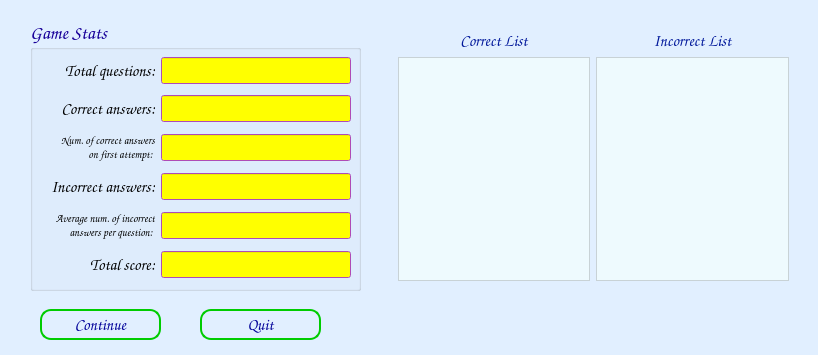
<?xml version="1.0" encoding="UTF-8"?>
<ui version="4.0">
 <class>end_of_game</class>
 <widget class="QWidget" name="end_of_game">
  <property name="geometry">
   <rect>
    <x>0</x>
    <y>0</y>
    <width>818</width>
    <height>355</height>
   </rect>
  </property>
  <property name="minimumSize">
   <size>
    <width>647</width>
    <height>355</height>
   </size>
  </property>
  <property name="palette">
   <palette>
    <active>
     <colorrole role="Base">
      <brush brushstyle="SolidPattern">
       <color alpha="255">
        <red>255</red>
        <green>255</green>
        <blue>255</blue>
       </color>
      </brush>
     </colorrole>
     <colorrole role="Window">
      <brush brushstyle="SolidPattern">
       <color alpha="255">
        <red>225</red>
        <green>239</green>
        <blue>255</blue>
       </color>
      </brush>
     </colorrole>
    </active>
    <inactive>
     <colorrole role="Base">
      <brush brushstyle="SolidPattern">
       <color alpha="255">
        <red>255</red>
        <green>255</green>
        <blue>255</blue>
       </color>
      </brush>
     </colorrole>
     <colorrole role="Window">
      <brush brushstyle="SolidPattern">
       <color alpha="255">
        <red>225</red>
        <green>239</green>
        <blue>255</blue>
       </color>
      </brush>
     </colorrole>
    </inactive>
    <disabled>
     <colorrole role="Base">
      <brush brushstyle="SolidPattern">
       <color alpha="255">
        <red>225</red>
        <green>239</green>
        <blue>255</blue>
       </color>
      </brush>
     </colorrole>
     <colorrole role="Window">
      <brush brushstyle="SolidPattern">
       <color alpha="255">
        <red>225</red>
        <green>239</green>
        <blue>255</blue>
       </color>
      </brush>
     </colorrole>
    </disabled>
   </palette>
  </property>
  <property name="windowTitle">
   <string>Summary</string>
  </property>
  <widget class="QGroupBox" name="groupBox">
   <property name="geometry">
    <rect>
     <x>30</x>
     <y>20</y>
     <width>331</width>
     <height>271</height>
    </rect>
   </property>
   <property name="minimumSize">
    <size>
     <width>301</width>
     <height>271</height>
    </size>
   </property>
   <property name="palette">
    <palette>
     <active>
      <colorrole role="WindowText">
       <brush brushstyle="SolidPattern">
        <color alpha="255">
         <red>24</red>
         <green>0</green>
         <blue>153</blue>
        </color>
       </brush>
      </colorrole>
      <colorrole role="ButtonText">
       <brush brushstyle="SolidPattern">
        <color alpha="255">
         <red>89</red>
         <green>255</green>
         <blue>80</blue>
        </color>
       </brush>
      </colorrole>
      <colorrole role="Base">
       <brush brushstyle="SolidPattern">
        <color alpha="255">
         <red>255</red>
         <green>255</green>
         <blue>0</blue>
        </color>
       </brush>
      </colorrole>
      <colorrole role="Window">
       <brush brushstyle="SolidPattern">
        <color alpha="255">
         <red>243</red>
         <green>106</green>
         <blue>255</blue>
        </color>
       </brush>
      </colorrole>
      <colorrole role="Highlight">
       <brush brushstyle="SolidPattern">
        <color alpha="255">
         <red>0</red>
         <green>243</green>
         <blue>255</blue>
        </color>
       </brush>
      </colorrole>
      <colorrole role="HighlightedText">
       <brush brushstyle="SolidPattern">
        <color alpha="255">
         <red>170</red>
         <green>0</green>
         <blue>0</blue>
        </color>
       </brush>
      </colorrole>
      <colorrole role="ToolTipText">
       <brush brushstyle="SolidPattern">
        <color alpha="255">
         <red>255</red>
         <green>0</green>
         <blue>4</blue>
        </color>
       </brush>
      </colorrole>
     </active>
     <inactive>
      <colorrole role="WindowText">
       <brush brushstyle="SolidPattern">
        <color alpha="255">
         <red>24</red>
         <green>0</green>
         <blue>153</blue>
        </color>
       </brush>
      </colorrole>
      <colorrole role="ButtonText">
       <brush brushstyle="SolidPattern">
        <color alpha="255">
         <red>89</red>
         <green>255</green>
         <blue>80</blue>
        </color>
       </brush>
      </colorrole>
      <colorrole role="Base">
       <brush brushstyle="SolidPattern">
        <color alpha="255">
         <red>255</red>
         <green>255</green>
         <blue>0</blue>
        </color>
       </brush>
      </colorrole>
      <colorrole role="Window">
       <brush brushstyle="SolidPattern">
        <color alpha="255">
         <red>243</red>
         <green>106</green>
         <blue>255</blue>
        </color>
       </brush>
      </colorrole>
      <colorrole role="Highlight">
       <brush brushstyle="SolidPattern">
        <color alpha="255">
         <red>0</red>
         <green>243</green>
         <blue>255</blue>
        </color>
       </brush>
      </colorrole>
      <colorrole role="HighlightedText">
       <brush brushstyle="SolidPattern">
        <color alpha="255">
         <red>170</red>
         <green>0</green>
         <blue>0</blue>
        </color>
       </brush>
      </colorrole>
      <colorrole role="ToolTipText">
       <brush brushstyle="SolidPattern">
        <color alpha="255">
         <red>255</red>
         <green>0</green>
         <blue>4</blue>
        </color>
       </brush>
      </colorrole>
     </inactive>
     <disabled>
      <colorrole role="WindowText">
       <brush brushstyle="SolidPattern">
        <color alpha="255">
         <red>120</red>
         <green>120</green>
         <blue>120</blue>
        </color>
       </brush>
      </colorrole>
      <colorrole role="ButtonText">
       <brush brushstyle="SolidPattern">
        <color alpha="255">
         <red>120</red>
         <green>120</green>
         <blue>120</blue>
        </color>
       </brush>
      </colorrole>
      <colorrole role="Base">
       <brush brushstyle="SolidPattern">
        <color alpha="255">
         <red>243</red>
         <green>106</green>
         <blue>255</blue>
        </color>
       </brush>
      </colorrole>
      <colorrole role="Window">
       <brush brushstyle="SolidPattern">
        <color alpha="255">
         <red>243</red>
         <green>106</green>
         <blue>255</blue>
        </color>
       </brush>
      </colorrole>
      <colorrole role="Highlight">
       <brush brushstyle="SolidPattern">
        <color alpha="255">
         <red>51</red>
         <green>153</green>
         <blue>255</blue>
        </color>
       </brush>
      </colorrole>
      <colorrole role="HighlightedText">
       <brush brushstyle="SolidPattern">
        <color alpha="255">
         <red>170</red>
         <green>0</green>
         <blue>0</blue>
        </color>
       </brush>
      </colorrole>
      <colorrole role="ToolTipText">
       <brush brushstyle="SolidPattern">
        <color alpha="255">
         <red>255</red>
         <green>0</green>
         <blue>4</blue>
        </color>
       </brush>
      </colorrole>
     </disabled>
    </palette>
   </property>
   <property name="font">
    <font>
     <family>Comic Sans MS</family>
     <pointsize>14</pointsize>
    </font>
   </property>
   <property name="autoFillBackground">
    <bool>false</bool>
   </property>
   <property name="title">
    <string>Game Stats</string>
   </property>
   <widget class="QWidget" name="">
    <property name="geometry">
     <rect>
      <x>20</x>
      <y>32</y>
      <width>301</width>
      <height>231</height>
     </rect>
    </property>
    <layout class="QGridLayout" name="gridLayout">
     <item row="3" column="1">
      <widget class="QLineEdit" name="correctFirstTryText">
       <property name="font">
        <font>
         <family>MS Shell Dlg 2</family>
         <pointsize>12</pointsize>
        </font>
       </property>
       <property name="alignment">
        <set>Qt::AlignLeading|Qt::AlignLeft|Qt::AlignVCenter</set>
       </property>
       <property name="readOnly">
        <bool>true</bool>
       </property>
      </widget>
     </item>
     <item row="1" column="1">
      <widget class="QLineEdit" name="totalText">
       <property name="font">
        <font>
         <family>MS Shell Dlg 2</family>
         <pointsize>12</pointsize>
        </font>
       </property>
       <property name="alignment">
        <set>Qt::AlignLeading|Qt::AlignLeft|Qt::AlignVCenter</set>
       </property>
       <property name="readOnly">
        <bool>true</bool>
       </property>
      </widget>
     </item>
     <item row="4" column="1">
      <widget class="QLineEdit" name="incorrectText">
       <property name="font">
        <font>
         <family>MS Shell Dlg 2</family>
         <pointsize>12</pointsize>
        </font>
       </property>
       <property name="alignment">
        <set>Qt::AlignLeading|Qt::AlignLeft|Qt::AlignVCenter</set>
       </property>
       <property name="readOnly">
        <bool>true</bool>
       </property>
      </widget>
     </item>
     <item row="6" column="0">
      <widget class="QLabel" name="label_8">
       <property name="palette">
        <palette>
         <active>
          <colorrole role="WindowText">
           <brush brushstyle="SolidPattern">
            <color alpha="255">
             <red>0</red>
             <green>0</green>
             <blue>0</blue>
            </color>
           </brush>
          </colorrole>
         </active>
         <inactive>
          <colorrole role="WindowText">
           <brush brushstyle="SolidPattern">
            <color alpha="255">
             <red>0</red>
             <green>0</green>
             <blue>0</blue>
            </color>
           </brush>
          </colorrole>
         </inactive>
         <disabled>
          <colorrole role="WindowText">
           <brush brushstyle="SolidPattern">
            <color alpha="255">
             <red>120</red>
             <green>120</green>
             <blue>120</blue>
            </color>
           </brush>
          </colorrole>
         </disabled>
        </palette>
       </property>
       <property name="font">
        <font>
         <pointsize>12</pointsize>
        </font>
       </property>
       <property name="text">
        <string>Total score:</string>
       </property>
       <property name="alignment">
        <set>Qt::AlignRight|Qt::AlignTrailing|Qt::AlignVCenter</set>
       </property>
      </widget>
     </item>
     <item row="4" column="0">
      <widget class="QLabel" name="label_2">
       <property name="palette">
        <palette>
         <active>
          <colorrole role="WindowText">
           <brush brushstyle="SolidPattern">
            <color alpha="255">
             <red>0</red>
             <green>0</green>
             <blue>0</blue>
            </color>
           </brush>
          </colorrole>
         </active>
         <inactive>
          <colorrole role="WindowText">
           <brush brushstyle="SolidPattern">
            <color alpha="255">
             <red>0</red>
             <green>0</green>
             <blue>0</blue>
            </color>
           </brush>
          </colorrole>
         </inactive>
         <disabled>
          <colorrole role="WindowText">
           <brush brushstyle="SolidPattern">
            <color alpha="255">
             <red>120</red>
             <green>120</green>
             <blue>120</blue>
            </color>
           </brush>
          </colorrole>
         </disabled>
        </palette>
       </property>
       <property name="font">
        <font>
         <pointsize>12</pointsize>
        </font>
       </property>
       <property name="text">
        <string>Incorrect answers:</string>
       </property>
       <property name="alignment">
        <set>Qt::AlignRight|Qt::AlignTrailing|Qt::AlignVCenter</set>
       </property>
      </widget>
     </item>
     <item row="3" column="0">
      <widget class="QLabel" name="label_7">
       <property name="palette">
        <palette>
         <active>
          <colorrole role="WindowText">
           <brush brushstyle="SolidPattern">
            <color alpha="255">
             <red>0</red>
             <green>0</green>
             <blue>0</blue>
            </color>
           </brush>
          </colorrole>
         </active>
         <inactive>
          <colorrole role="WindowText">
           <brush brushstyle="SolidPattern">
            <color alpha="255">
             <red>0</red>
             <green>0</green>
             <blue>0</blue>
            </color>
           </brush>
          </colorrole>
         </inactive>
         <disabled>
          <colorrole role="WindowText">
           <brush brushstyle="SolidPattern">
            <color alpha="255">
             <red>120</red>
             <green>120</green>
             <blue>120</blue>
            </color>
           </brush>
          </colorrole>
         </disabled>
        </palette>
       </property>
       <property name="font">
        <font>
         <pointsize>8</pointsize>
        </font>
       </property>
       <property name="text">
        <string>&lt;html&gt;&lt;head/&gt;&lt;body&gt;
&lt;p &gt;
Num. of correct answers on first attempt:
&lt;/p&gt;&lt;/body&gt;&lt;/html&gt;</string>
       </property>
       <property name="alignment">
        <set>Qt::AlignRight|Qt::AlignTrailing|Qt::AlignVCenter</set>
       </property>
       <property name="wordWrap">
        <bool>true</bool>
       </property>
      </widget>
     </item>
     <item row="5" column="1">
      <widget class="QLineEdit" name="incorrectAvgText">
       <property name="font">
        <font>
         <family>MS Shell Dlg 2</family>
         <pointsize>12</pointsize>
        </font>
       </property>
       <property name="alignment">
        <set>Qt::AlignLeading|Qt::AlignLeft|Qt::AlignVCenter</set>
       </property>
       <property name="readOnly">
        <bool>true</bool>
       </property>
      </widget>
     </item>
     <item row="2" column="0">
      <widget class="QLabel" name="label">
       <property name="palette">
        <palette>
         <active>
          <colorrole role="WindowText">
           <brush brushstyle="SolidPattern">
            <color alpha="255">
             <red>0</red>
             <green>0</green>
             <blue>0</blue>
            </color>
           </brush>
          </colorrole>
         </active>
         <inactive>
          <colorrole role="WindowText">
           <brush brushstyle="SolidPattern">
            <color alpha="255">
             <red>0</red>
             <green>0</green>
             <blue>0</blue>
            </color>
           </brush>
          </colorrole>
         </inactive>
         <disabled>
          <colorrole role="WindowText">
           <brush brushstyle="SolidPattern">
            <color alpha="255">
             <red>120</red>
             <green>120</green>
             <blue>120</blue>
            </color>
           </brush>
          </colorrole>
         </disabled>
        </palette>
       </property>
       <property name="font">
        <font>
         <pointsize>12</pointsize>
        </font>
       </property>
       <property name="text">
        <string>Correct answers:</string>
       </property>
       <property name="alignment">
        <set>Qt::AlignRight|Qt::AlignTrailing|Qt::AlignVCenter</set>
       </property>
      </widget>
     </item>
     <item row="6" column="1">
      <widget class="QLineEdit" name="scoreText">
       <property name="font">
        <font>
         <family>MS Shell Dlg 2</family>
         <pointsize>12</pointsize>
        </font>
       </property>
       <property name="alignment">
        <set>Qt::AlignLeading|Qt::AlignLeft|Qt::AlignVCenter</set>
       </property>
       <property name="readOnly">
        <bool>true</bool>
       </property>
      </widget>
     </item>
     <item row="2" column="1">
      <widget class="QLineEdit" name="correctText">
       <property name="font">
        <font>
         <family>MS Shell Dlg 2</family>
         <pointsize>12</pointsize>
        </font>
       </property>
       <property name="alignment">
        <set>Qt::AlignLeading|Qt::AlignLeft|Qt::AlignVCenter</set>
       </property>
       <property name="readOnly">
        <bool>true</bool>
       </property>
      </widget>
     </item>
     <item row="5" column="0">
      <widget class="QLabel" name="label_6">
       <property name="palette">
        <palette>
         <active>
          <colorrole role="WindowText">
           <brush brushstyle="SolidPattern">
            <color alpha="255">
             <red>0</red>
             <green>0</green>
             <blue>0</blue>
            </color>
           </brush>
          </colorrole>
         </active>
         <inactive>
          <colorrole role="WindowText">
           <brush brushstyle="SolidPattern">
            <color alpha="255">
             <red>0</red>
             <green>0</green>
             <blue>0</blue>
            </color>
           </brush>
          </colorrole>
         </inactive>
         <disabled>
          <colorrole role="WindowText">
           <brush brushstyle="SolidPattern">
            <color alpha="255">
             <red>120</red>
             <green>120</green>
             <blue>120</blue>
            </color>
           </brush>
          </colorrole>
         </disabled>
        </palette>
       </property>
       <property name="font">
        <font>
         <pointsize>8</pointsize>
        </font>
       </property>
       <property name="text">
        <string>&lt;html&gt;&lt;head/&gt;&lt;body&gt;
&lt;p &gt;
Average num. of incorrect answers per question:
&lt;/p&gt;&lt;/body&gt;&lt;/html&gt;</string>
       </property>
       <property name="alignment">
        <set>Qt::AlignRight|Qt::AlignTrailing|Qt::AlignVCenter</set>
       </property>
       <property name="wordWrap">
        <bool>true</bool>
       </property>
      </widget>
     </item>
     <item row="1" column="0">
      <widget class="QLabel" name="label_3">
       <property name="palette">
        <palette>
         <active>
          <colorrole role="WindowText">
           <brush brushstyle="SolidPattern">
            <color alpha="255">
             <red>0</red>
             <green>0</green>
             <blue>0</blue>
            </color>
           </brush>
          </colorrole>
         </active>
         <inactive>
          <colorrole role="WindowText">
           <brush brushstyle="SolidPattern">
            <color alpha="255">
             <red>0</red>
             <green>0</green>
             <blue>0</blue>
            </color>
           </brush>
          </colorrole>
         </inactive>
         <disabled>
          <colorrole role="WindowText">
           <brush brushstyle="SolidPattern">
            <color alpha="255">
             <red>120</red>
             <green>120</green>
             <blue>120</blue>
            </color>
           </brush>
          </colorrole>
         </disabled>
        </palette>
       </property>
       <property name="font">
        <font>
         <pointsize>12</pointsize>
        </font>
       </property>
       <property name="text">
        <string>Total questions:</string>
       </property>
       <property name="alignment">
        <set>Qt::AlignRight|Qt::AlignTrailing|Qt::AlignVCenter</set>
       </property>
      </widget>
     </item>
    </layout>
   </widget>
  </widget>
  <widget class="QPushButton" name="continueButton">
   <property name="geometry">
    <rect>
     <x>40</x>
     <y>309</y>
     <width>121</width>
     <height>31</height>
    </rect>
   </property>
   <property name="font">
    <font>
     <family>Comic Sans MS</family>
     <pointsize>12</pointsize>
    </font>
   </property>
   <property name="styleSheet">
    <string notr="true">QPushButton {
color: #000099;
border: 2px solid #00cc00;
border-radius: 11px;
padding: 5px;
background: qradialgradient(cx: 0.3, cy: -0.4,
fx: 0.3, fy: -0.4,
radius: 1.35, stop: 0 #fff, stop: 1 #00cc00);
min-width: 80px;
}

QPushButton:hover {
border: 2px solid #00b300;
background: qradialgradient(cx: 0.3, cy: -0.4,
fx: 0.3, fy: -0.4,
radius: 1.35, stop: 0 #fff, stop: 1 #00b300);
}

QPushButton:pressed {
border: 2px solid #00cc00;
background: qradialgradient(cx: 0.4, cy: -0.1,
fx: 0.4, fy: -0.1,
radius: 1.35, stop: 0 #fff, stop: 1 #00cc00);
}</string>
   </property>
   <property name="text">
    <string>Continue</string>
   </property>
  </widget>
  <widget class="QPushButton" name="quitButton">
   <property name="geometry">
    <rect>
     <x>200</x>
     <y>309</y>
     <width>121</width>
     <height>31</height>
    </rect>
   </property>
   <property name="font">
    <font>
     <family>Comic Sans MS</family>
     <pointsize>12</pointsize>
    </font>
   </property>
   <property name="styleSheet">
    <string notr="true">QPushButton {
color: #000099;
border: 2px solid #00cc00;
border-radius: 11px;
padding: 1px;
background: qradialgradient(cx: 0.3, cy: -0.4,
fx: 0.3, fy: -0.4,
radius: 1.35, stop: 0 #fff, stop: 1 #00cc00);
min-width: 80px;
}

QPushButton:hover {
border: 2px solid #00b300;
background: qradialgradient(cx: 0.3, cy: -0.4,
fx: 0.3, fy: -0.4,
radius: 1.35, stop: 0 #fff, stop: 1 #00b300);
}

QPushButton:pressed {
border: 2px solid #00cc00;
background: qradialgradient(cx: 0.4, cy: -0.1,
fx: 0.4, fy: -0.1,
radius: 1.35, stop: 0 #fff, stop: 1 #00cc00);
}</string>
   </property>
   <property name="text">
    <string>Quit</string>
   </property>
  </widget>
  <widget class="QWidget" name="">
   <property name="geometry">
    <rect>
     <x>398</x>
     <y>30</y>
     <width>391</width>
     <height>251</height>
    </rect>
   </property>
   <layout class="QGridLayout" name="gridLayout_2">
    <item row="0" column="0">
     <widget class="QLabel" name="label_4">
      <property name="palette">
       <palette>
        <active>
         <colorrole role="WindowText">
          <brush brushstyle="SolidPattern">
           <color alpha="255">
            <red>0</red>
            <green>23</green>
            <blue>154</blue>
           </color>
          </brush>
         </colorrole>
        </active>
        <inactive>
         <colorrole role="WindowText">
          <brush brushstyle="SolidPattern">
           <color alpha="255">
            <red>0</red>
            <green>23</green>
            <blue>154</blue>
           </color>
          </brush>
         </colorrole>
        </inactive>
        <disabled>
         <colorrole role="WindowText">
          <brush brushstyle="SolidPattern">
           <color alpha="255">
            <red>120</red>
            <green>120</green>
            <blue>120</blue>
           </color>
          </brush>
         </colorrole>
        </disabled>
       </palette>
      </property>
      <property name="font">
       <font>
        <family>Comic Sans MS</family>
        <pointsize>12</pointsize>
       </font>
      </property>
      <property name="text">
       <string>Correct List</string>
      </property>
      <property name="alignment">
       <set>Qt::AlignCenter</set>
      </property>
     </widget>
    </item>
    <item row="0" column="1">
     <widget class="QLabel" name="label_5">
      <property name="palette">
       <palette>
        <active>
         <colorrole role="WindowText">
          <brush brushstyle="SolidPattern">
           <color alpha="255">
            <red>0</red>
            <green>23</green>
            <blue>154</blue>
           </color>
          </brush>
         </colorrole>
        </active>
        <inactive>
         <colorrole role="WindowText">
          <brush brushstyle="SolidPattern">
           <color alpha="255">
            <red>0</red>
            <green>23</green>
            <blue>154</blue>
           </color>
          </brush>
         </colorrole>
        </inactive>
        <disabled>
         <colorrole role="WindowText">
          <brush brushstyle="SolidPattern">
           <color alpha="255">
            <red>120</red>
            <green>120</green>
            <blue>120</blue>
           </color>
          </brush>
         </colorrole>
        </disabled>
       </palette>
      </property>
      <property name="font">
       <font>
        <family>Comic Sans MS</family>
        <pointsize>12</pointsize>
       </font>
      </property>
      <property name="text">
       <string>Incorrect List</string>
      </property>
      <property name="alignment">
       <set>Qt::AlignCenter</set>
      </property>
     </widget>
    </item>
    <item row="1" column="0">
     <widget class="QTextEdit" name="correctTextEdit">
      <property name="palette">
       <palette>
        <active>
         <colorrole role="WindowText">
          <brush brushstyle="SolidPattern">
           <color alpha="255">
            <red>12</red>
            <green>165</green>
            <blue>22</blue>
           </color>
          </brush>
         </colorrole>
         <colorrole role="Text">
          <brush brushstyle="SolidPattern">
           <color alpha="255">
            <red>32</red>
            <green>145</green>
            <blue>11</blue>
           </color>
          </brush>
         </colorrole>
         <colorrole role="Base">
          <brush brushstyle="SolidPattern">
           <color alpha="175">
            <red>243</red>
            <green>255</green>
            <blue>254</blue>
           </color>
          </brush>
         </colorrole>
         <colorrole role="Window">
          <brush brushstyle="SolidPattern">
           <color alpha="175">
            <red>243</red>
            <green>255</green>
            <blue>254</blue>
           </color>
          </brush>
         </colorrole>
        </active>
        <inactive>
         <colorrole role="WindowText">
          <brush brushstyle="SolidPattern">
           <color alpha="255">
            <red>12</red>
            <green>165</green>
            <blue>22</blue>
           </color>
          </brush>
         </colorrole>
         <colorrole role="Text">
          <brush brushstyle="SolidPattern">
           <color alpha="255">
            <red>32</red>
            <green>145</green>
            <blue>11</blue>
           </color>
          </brush>
         </colorrole>
         <colorrole role="Base">
          <brush brushstyle="SolidPattern">
           <color alpha="175">
            <red>243</red>
            <green>255</green>
            <blue>254</blue>
           </color>
          </brush>
         </colorrole>
         <colorrole role="Window">
          <brush brushstyle="SolidPattern">
           <color alpha="175">
            <red>243</red>
            <green>255</green>
            <blue>254</blue>
           </color>
          </brush>
         </colorrole>
        </inactive>
        <disabled>
         <colorrole role="WindowText">
          <brush brushstyle="SolidPattern">
           <color alpha="255">
            <red>120</red>
            <green>120</green>
            <blue>120</blue>
           </color>
          </brush>
         </colorrole>
         <colorrole role="Text">
          <brush brushstyle="SolidPattern">
           <color alpha="255">
            <red>120</red>
            <green>120</green>
            <blue>120</blue>
           </color>
          </brush>
         </colorrole>
         <colorrole role="Base">
          <brush brushstyle="SolidPattern">
           <color alpha="175">
            <red>243</red>
            <green>255</green>
            <blue>254</blue>
           </color>
          </brush>
         </colorrole>
         <colorrole role="Window">
          <brush brushstyle="SolidPattern">
           <color alpha="175">
            <red>243</red>
            <green>255</green>
            <blue>254</blue>
           </color>
          </brush>
         </colorrole>
        </disabled>
       </palette>
      </property>
      <property name="font">
       <font>
        <family>Comic Sans MS</family>
        <pointsize>10</pointsize>
       </font>
      </property>
      <property name="verticalScrollBarPolicy">
       <enum>Qt::ScrollBarAsNeeded</enum>
      </property>
      <property name="readOnly">
       <bool>true</bool>
      </property>
     </widget>
    </item>
    <item row="1" column="1">
     <widget class="QTextEdit" name="incorrectTextEdit">
      <property name="palette">
       <palette>
        <active>
         <colorrole role="WindowText">
          <brush brushstyle="SolidPattern">
           <color alpha="255">
            <red>140</red>
            <green>27</green>
            <blue>4</blue>
           </color>
          </brush>
         </colorrole>
         <colorrole role="Text">
          <brush brushstyle="SolidPattern">
           <color alpha="255">
            <red>149</red>
            <green>48</green>
            <blue>31</blue>
           </color>
          </brush>
         </colorrole>
         <colorrole role="Base">
          <brush brushstyle="SolidPattern">
           <color alpha="175">
            <red>243</red>
            <green>255</green>
            <blue>254</blue>
           </color>
          </brush>
         </colorrole>
         <colorrole role="Window">
          <brush brushstyle="SolidPattern">
           <color alpha="175">
            <red>243</red>
            <green>255</green>
            <blue>254</blue>
           </color>
          </brush>
         </colorrole>
        </active>
        <inactive>
         <colorrole role="WindowText">
          <brush brushstyle="SolidPattern">
           <color alpha="255">
            <red>140</red>
            <green>27</green>
            <blue>4</blue>
           </color>
          </brush>
         </colorrole>
         <colorrole role="Text">
          <brush brushstyle="SolidPattern">
           <color alpha="255">
            <red>149</red>
            <green>48</green>
            <blue>31</blue>
           </color>
          </brush>
         </colorrole>
         <colorrole role="Base">
          <brush brushstyle="SolidPattern">
           <color alpha="175">
            <red>243</red>
            <green>255</green>
            <blue>254</blue>
           </color>
          </brush>
         </colorrole>
         <colorrole role="Window">
          <brush brushstyle="SolidPattern">
           <color alpha="175">
            <red>243</red>
            <green>255</green>
            <blue>254</blue>
           </color>
          </brush>
         </colorrole>
        </inactive>
        <disabled>
         <colorrole role="WindowText">
          <brush brushstyle="SolidPattern">
           <color alpha="255">
            <red>120</red>
            <green>120</green>
            <blue>120</blue>
           </color>
          </brush>
         </colorrole>
         <colorrole role="Text">
          <brush brushstyle="SolidPattern">
           <color alpha="255">
            <red>120</red>
            <green>120</green>
            <blue>120</blue>
           </color>
          </brush>
         </colorrole>
         <colorrole role="Base">
          <brush brushstyle="SolidPattern">
           <color alpha="175">
            <red>243</red>
            <green>255</green>
            <blue>254</blue>
           </color>
          </brush>
         </colorrole>
         <colorrole role="Window">
          <brush brushstyle="SolidPattern">
           <color alpha="175">
            <red>243</red>
            <green>255</green>
            <blue>254</blue>
           </color>
          </brush>
         </colorrole>
        </disabled>
       </palette>
      </property>
      <property name="font">
       <font>
        <family>Comic Sans MS</family>
        <pointsize>10</pointsize>
       </font>
      </property>
      <property name="verticalScrollBarPolicy">
       <enum>Qt::ScrollBarAsNeeded</enum>
      </property>
      <property name="readOnly">
       <bool>true</bool>
      </property>
     </widget>
    </item>
   </layout>
  </widget>
 </widget>
 <resources/>
 <connections/>
</ui>
